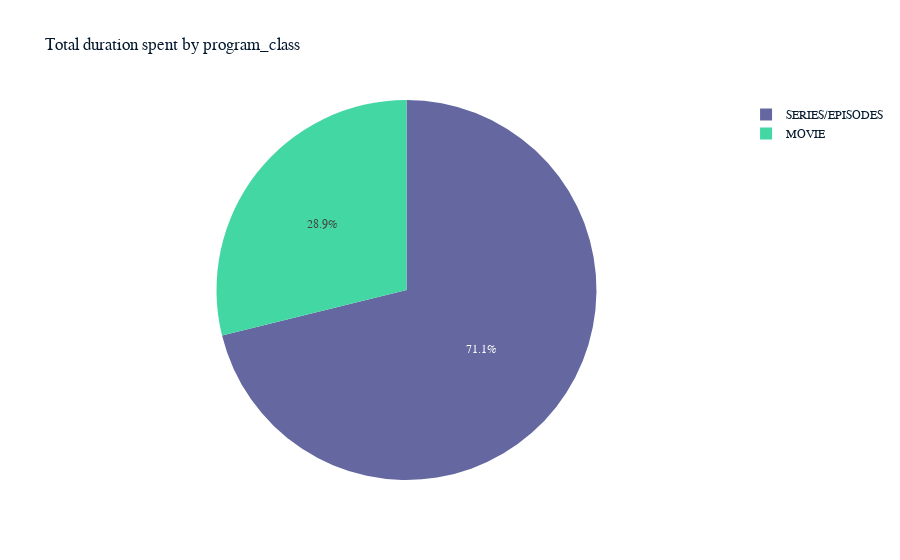
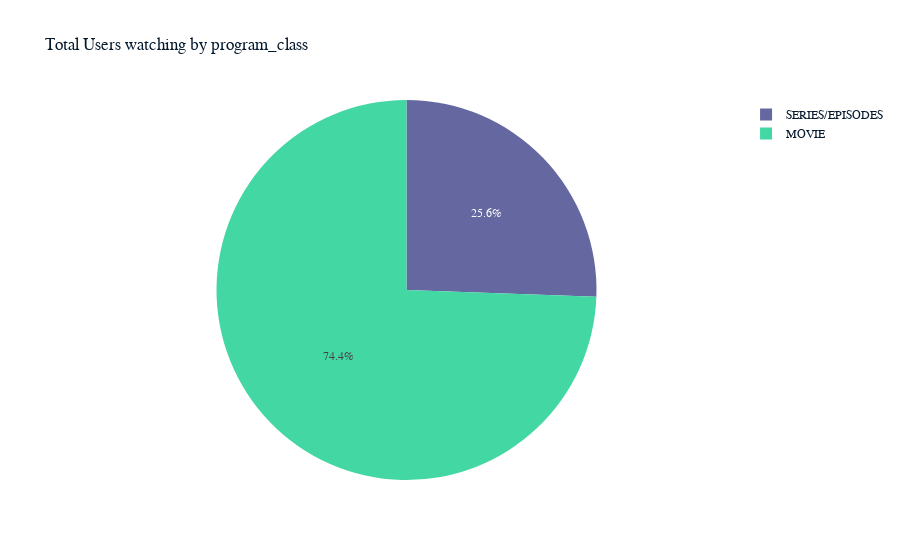

The notebook cell these images were saved under, in order:
### Code cell
# plot the total watch time against total number of users and report your findings
fig = px.pie(grouped, values='Total watch time in houres', names='program_class',\
             hover_data=['program_class'],title='Total duration spent by program_class')
fig2 = px.pie(grouped, values='No of Users who Watched', names='program_class',\
             hover_data=['program_class'],title='Total Users watching by program_class')

fig.update_traces(sort=False)
fig2.update_traces(sort=False)
fig.show()
fig2.show()

### Figure 1 — Plotly figure (JSON) as saved in the notebook; plotly's stock layout.template omitted (floating-point values rounded to 4 significant figures)
{"data": [{"customdata": [["SERIES/EPISODES"], ["MOVIE"]], "domain": {"x": [0, 1], "y": [0, 1]}, "hovertemplate": "program_class=%{customdata[0]}<br>Total watch time in houres=%{value}<extra></extra>", "labels": ["SERIES/EPISODES", "MOVIE"], "legendgroup": "", "name": "", "showlegend": true, "sort": false, "type": "pie", "values": [255100.0, 103400.0]}], "layout": {"legend": {"tracegroupgap": 0}, "title": {"text": "Total duration spent by program_class"}}}

### Figure 2 — Plotly figure (JSON) as saved in the notebook; plotly's stock layout.template omitted (floating-point values rounded to 4 significant figures)
{"data": [{"customdata": [["SERIES/EPISODES"], ["MOVIE"]], "domain": {"x": [0, 1], "y": [0, 1]}, "hovertemplate": "program_class=%{customdata[0]}<br>No of Users who Watched=%{value}<extra></extra>", "labels": ["SERIES/EPISODES", "MOVIE"], "legendgroup": "", "name": "", "showlegend": true, "sort": false, "type": "pie", "values": [3901, 11355]}], "layout": {"legend": {"tracegroupgap": 0}, "title": {"text": "Total Users watching by program_class"}}}
